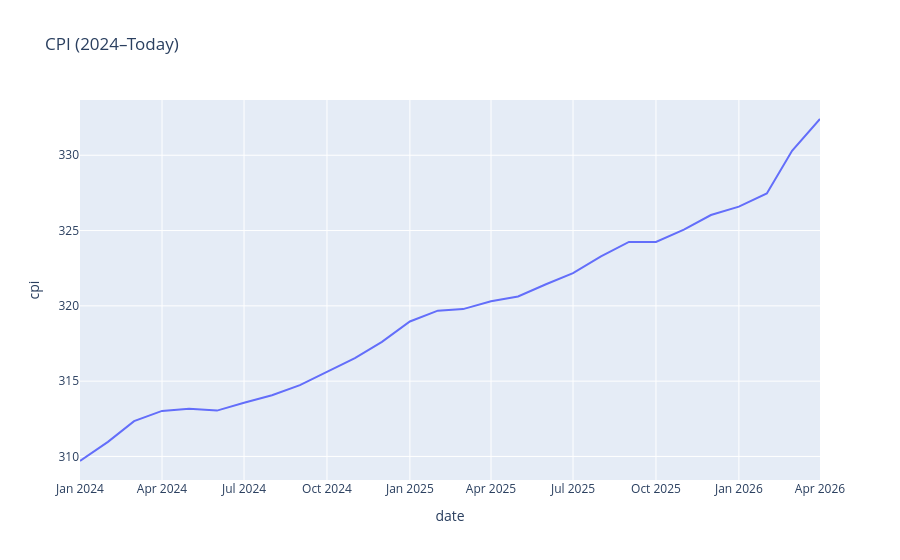

The notebook cell this image was saved under:
### Code cell
fig = px.line(df, x="date", y="cpi", title="CPI (2024–Today)")
fig.show()
